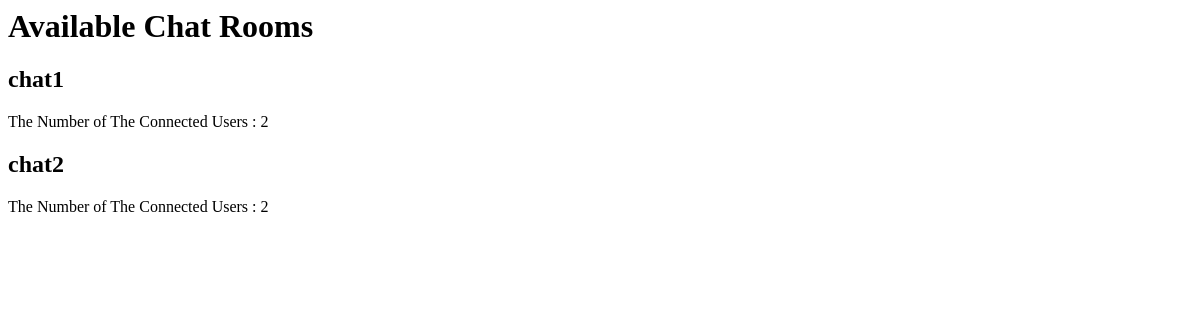
The app's page /, older data.
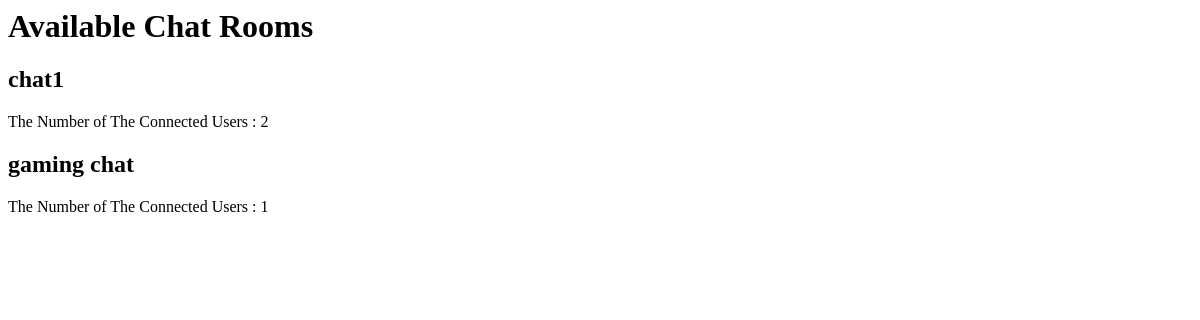
The same page, newer data.
### chat/models.py (models this page shows, shortened)
class ChatRoom(models.Model):
    name = models.CharField(max_length=50)
    participants = models.ManyToManyField(settings.AUTH_USER_MODEL)

### chat/views.py (the view)
# urls.py: path("", ChatRoomsList, name="chat_room-list"),
def ChatRoomsList(request):
    chat_rooms = ChatRoom.objects.all()
    if not chat_rooms.exists():
        raise Http404("There are no lists in available")
    return render(request, "home.html", context={"chat_rooms": chat_rooms})

### templates/home.html
{% block content %}
<h1>Available Chat Rooms</h1>
{% for chat in chat_rooms %}
<div>
    <h2>{{chat.name}}</h2>
    <p>The Number of The Connected Users : {{chat.participants.count}}</p>
</div>
{% endfor %}
{% endblock content %}

Row changes from the older to the newer data that the page shows:
changed ChatRoom: name "chat2" → "gaming chat"; participants.count "2" → "1"
